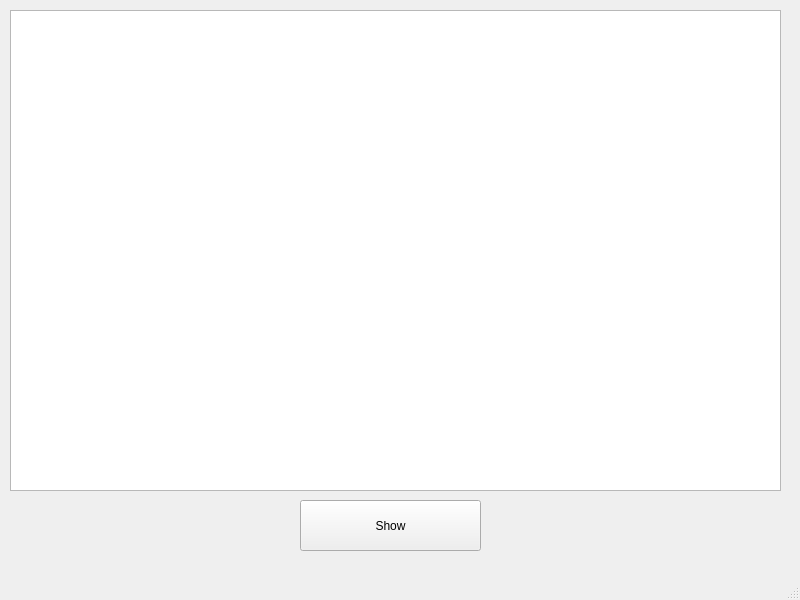
<?xml version="1.0" encoding="UTF-8"?>
<ui version="4.0">
 <class>MainWindow</class>
 <widget class="QMainWindow" name="MainWindow">
  <property name="geometry">
   <rect>
    <x>0</x>
    <y>0</y>
    <width>800</width>
    <height>600</height>
   </rect>
  </property>
  <property name="windowTitle">
   <string>MainWindow</string>
  </property>
  <widget class="QWidget" name="centralwidget">
   <widget class="QTableView" name="tableView">
    <property name="geometry">
     <rect>
      <x>10</x>
      <y>10</y>
      <width>771</width>
      <height>481</height>
     </rect>
    </property>
   </widget>
   <widget class="QPushButton" name="showButton">
    <property name="geometry">
     <rect>
      <x>300</x>
      <y>500</y>
      <width>181</width>
      <height>51</height>
     </rect>
    </property>
    <property name="text">
     <string>Show</string>
    </property>
   </widget>
  </widget>
  <widget class="QMenuBar" name="menubar">
   <property name="geometry">
    <rect>
     <x>0</x>
     <y>0</y>
     <width>800</width>
     <height>21</height>
    </rect>
   </property>
  </widget>
  <widget class="QStatusBar" name="statusbar"/>
 </widget>
 <resources/>
 <connections/>
</ui>
